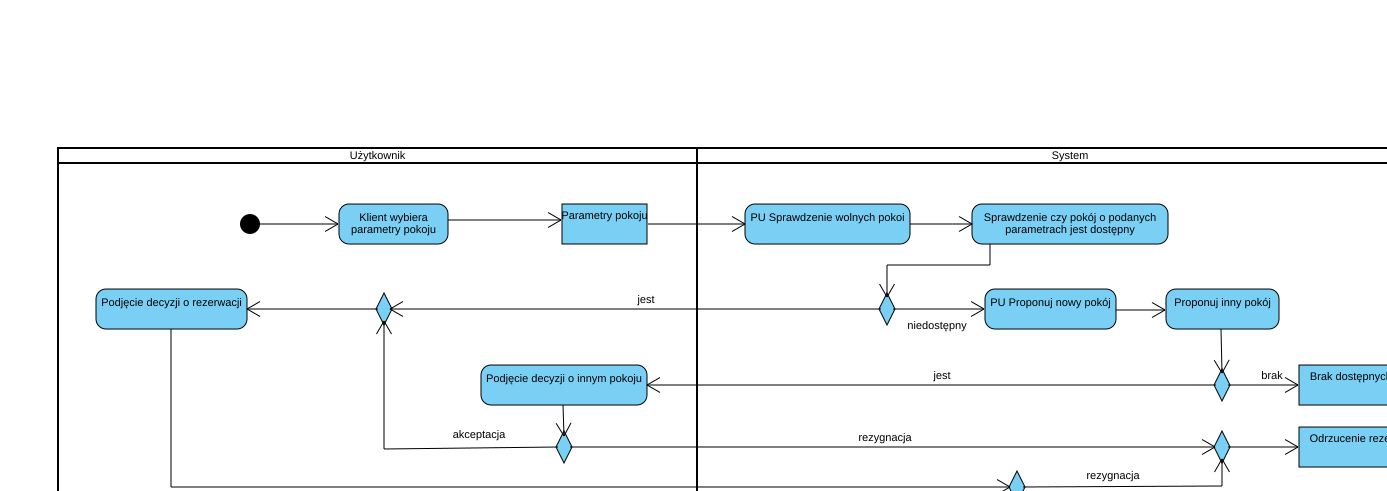

Write the Python code that produced this figure.
import math
import xml.etree.ElementTree as ET
import svgwrite

def parse_caption_pos(elem):
    for child in elem:
        if child.tag.endswith('Caption'):
            x = int(child.attrib.get('X'))
            y = int(child.attrib.get('Y'))
            height = int(elem.attrib.get('Height', 0))
            width = int(elem.attrib.get('Width', 0))
            return {'height':height, 'width':width, 'x': x, 'y': y}
    return {'x': 0, 'y': 0}

def wrap_text_by_approx_width(text, max_width, font_size):
    """
    Wrap text into lines that fit within the given max_width in pixels.
    This function uses an approximate method to calculate text width based on character count.

    text: The text to wrap.
    max_width: The maximum width of each line in pixels.
    font_size: Font size in points.
    """
    avg_char_width = font_size * 0.6
    max_chars_per_line = max_width // avg_char_width

    words = text.split()
    lines = []
    current_line = []
    current_length = 0

    for word in words:
        word_length = len(word) * avg_char_width

        while word_length > max_chars_per_line * avg_char_width:
            split_index = int(max_chars_per_line)
            current_line.append(word[:split_index])
            lines.append(" ".join(current_line))
            word = word[split_index:]
            word_length = len(word) * avg_char_width
            current_line = []
            current_length = 0

        if current_length + word_length + (avg_char_width if current_line else 0) <= max_width:
            current_line.append(word)
            current_length += word_length + (avg_char_width if current_line else 0)
        else:
            lines.append(" ".join(current_line))
            current_line = [word]
            current_length = word_length

    if current_line:
        lines.append(" ".join(current_line))

    return lines


def parse_xml_to_svg(xml_file, svg_file):
    try:
        tree = ET.parse(xml_file)
        root = tree.getroot()
        diagrams = root.find('Diagrams')
        dwg = svgwrite.Drawing(svg_file, profile='full')

        swimlane_style = {'stroke': 'black', 'fill': 'none', 'stroke-width': 2}
        activity_swimlane2_style = {'stroke': 'black', 'fill': 'none', 'stroke-width': 2}
        activity_style = {'stroke': 'black', 'fill': 'rgb(122, 207, 245)', 'stroke-width': 1, 'rx': 10, 'ry': 10}
        decision_node_style = {'stroke': 'black', 'fill': 'rgb(122, 207, 245)', 'stroke-width': 1}
        connector_style = {'stroke': 'black', 'stroke-width': 1}

        element_positions = {}

        swimlanes_count = 0
        # Find and place ActivitySwimlane2
        for swimlane in diagrams.findall(".//ActivitySwimlane2"):
            x = float(swimlane.get('X', '0'))
            y = float(swimlane.get('Y', '0'))
            width = float(swimlane.get('Width', '0'))
            height = float(swimlane.get('Height', '0'))

            element_positions[swimlanes_count] = {
                'type': 'rect',
                'x': x,
                'y': y,
                'width': width,
                'height': height
            }

            dwg.add(dwg.rect(insert=(x, y), size=(width, height), **swimlane_style))

            swimlanes_count += 1
        print(f"Total SwimLanes: {swimlanes_count}")

        partition_headers_count = 0
        # Find and place ActivityPartitionHeader
        for partition_header in diagrams.findall(".//ActivityPartitionHeader"):
            id = partition_header.get('Id')
            x = float(partition_header.get('X', '0'))
            y = float(partition_header.get('Y', '0'))
            width = float(partition_header.get('Width', '200'))
            height = float(partition_header.get('Height', '40'))
            name = partition_header.get('Name')
            text_len = width + 47
            wrapped_lines = wrap_text_by_approx_width(name, text_len, 11)

            element_positions[id] = {
                'type': 'rect',
                'x': x,
                'y': y,
                'width': width,
                'height': height
            }

            background_style = {
                'stroke': 'black',
                'fill': 'white',
                'stroke-width': 2
            }

            dwg.add(dwg.rect(insert=(x, y), size=(width, height), **background_style))

            for i, line in enumerate(wrapped_lines):
                text_y = y + 11 + i * 12
                dwg.add(dwg.text(line, insert=(x + width / 2, text_y), fill='black', text_anchor='middle',
                                 font_size=11, font_family='Arial', font_weight='normal'))

            partition_headers_count += 1
        print(f"Total ActivityPartitionHeaders: {partition_headers_count}")

        activity_swimlanes_count = 0
        for compartment in diagrams.findall(".//ActivitySwimlane2Compartment"):
            x = float(compartment.get('X', '0'))
            y = float(compartment.get('Y', '0'))
            width = float(compartment.get('Width', '0'))
            height = float(compartment.get('Height', '0'))
            name = compartment.get('Name')
            background_color = compartment.get('BackgroundColor', 'white')
            border_color = compartment.get('BorderColor', 'black')

            compartment_style = {
                'stroke': border_color,
                'fill': background_color,
                'stroke-width': 2
            }

            element_positions[activity_swimlanes_count] = {
                'type': 'rect',
                'x': x,
                'y': y,
                'width': width,
                'height': height
            }

            dwg.add(dwg.rect(insert=(x, y), size=(width, height), **compartment_style))

            if name:
                wrapped_lines = wrap_text_by_approx_width(name, width, 11)
                for i, line in enumerate(wrapped_lines):
                    text_y = y + 15 + i * 12
                    dwg.add(dwg.text(line, insert=(x + 5, text_y), fill='black', font_size=11, font_family='Arial',
                                     font_weight='normal'))

            activity_swimlanes_count += 1

        print(f"Total SwimLanesCompartment: {activity_swimlanes_count}")

        initial_nodes_count = 0
        # Find and place InitialNode
        for initial_node in diagrams.findall(".//InitialNode"):
            id = initial_node.get('Id')
            background = initial_node.get('Foreground')
            width = float(initial_node.get('Width', '0'))
            x = float(initial_node.get('X', '0'))
            y = float(initial_node.get('Y', '0'))

            radiuss = width / 4

            element_positions[id] = {
                'type': 'circle',
                'center': (x, y),
                'radius': radiuss
            }

            initial_node_style = {
                'fill': background,
            }

            dwg.add(dwg.circle(center=(x + 2 * radiuss, y + radiuss), r=radiuss, **initial_node_style))
            initial_nodes_count += 1
        print(f"Total InitialNodes: {initial_nodes_count}")

        activities_count = 0
        # Find and place Activities
        for activity in diagrams.findall(".//Activity"):
            id = activity.get('Id')
            x = float(activity.get('X', '0'))
            y = float(activity.get('Y', '0'))
            width = float(activity.get('Width', '200'))
            name = activity.get('Name')
            text_len = width + 47
            wrapped_lines = wrap_text_by_approx_width(name, text_len, 11)

            rect_height = 20 + (len(wrapped_lines) - 1) * 12
            element_positions[id] = {
                'type': 'rect',
                'x': x,
                'y': y,
                'width': width,
                'height': rect_height
            }

            dwg.add(dwg.rect(insert=(x, y), size=(width, rect_height), **activity_style))

            for i, line in enumerate(wrapped_lines):
                text_y = y + 15 + i * 12
                dwg.add(dwg.text(line, insert=(x + width / 2, text_y), fill='black', text_anchor='middle',
                                 font_size=11, font_family='Arial', font_weight='bold'))

            activities_count += 1
        print(f"Total Activities: {activities_count}")

        actions_count = 0
        # Find and place ActivityAction
        for action in diagrams.findall(".//ActivityAction"):
            id = action.get('Id')
            x = float(action.get('X', '0'))
            y = float(action.get('Y', '0'))
            width = float(action.get('Width', '200'))
            height = float(action.get('Height', '40'))
            name = action.get('Name')
            background = action.get('Background', 'rgb(255, 255, 255)')
            text_len = width + 47
            wrapped_lines = wrap_text_by_approx_width(name, text_len, 11)
            rect_height = height

            element_positions[id] = {
                'type': 'rect',
                'x': x,
                'y': y,
                'width': width,
                'height': rect_height
            }

            background_style = {
                'stroke': 'black',
                'fill': background,
                'stroke-width': 1,
                'rx': 10,
                'ry': 10
            }

            dwg.add(dwg.rect(insert=(x, y), size=(width, rect_height), **background_style))

            for i, line in enumerate(wrapped_lines):
                text_y = y + height / 2 - 3 + i * 12
                dwg.add(dwg.text(line, insert=(x + width / 2, text_y), fill='black', text_anchor='middle',
                                 font_size=11, font_family='Arial', font_weight='normal'))

            actions_count += 1
        print(f"Total ActivityActions: {actions_count}")

        final_nodes_count = 0
        # Find and place FinalNode
        for final_node in diagrams.findall(".//ActivityFinalNode"):
            id = final_node.get('Id')
            background = final_node.get('Foreground')
            width = float(final_node.get('Width', '0'))
            x = float(final_node.get('X', '0'))
            y = float(final_node.get('Y', '0'))

            radiuss = width / 2
            element_positions[id] = {
                'type': 'circle',
                'center': (x, y),
                'radius': radiuss
            }

            final_node_style = {
                'fill': background
            }

            dwg.add(dwg.circle(center=(x + radiuss, y + radiuss), r=radiuss, **final_node_style))
            final_nodes_count += 1
        print(f"Total ActivityFinalNodes: {final_nodes_count}")

        accept_event_actions_count = 0
        # Find and place AcceptEventAction
        for accept_event in diagrams.findall(".//AcceptEventAction"):
            id = accept_event.get('Id')
            x = float(accept_event.get('X', '0'))
            y = float(accept_event.get('Y', '0'))
            rect_height = float(accept_event.get('Height', '0'))
            width = float(accept_event.get('Width', '200'))
            name = accept_event.get('Name')
            background = accept_event.get('Background', 'rgb(255, 255, 255)')
            text_len = width + 47
            wrapped_lines = wrap_text_by_approx_width(name, text_len, 11)

            element_positions[id] = {
                'type': 'rect',
                'x': x,
                'y': y,
                'width': width,
                'height': rect_height
            }

            arrow_size = width / 10
            arrow_points = [
                (x, y),
                (x + width, y),
                (x + width, y + rect_height),
                (x, y + rect_height),
                (x - arrow_size, y + rect_height),
                (x, y + rect_height / 2),
                (x - arrow_size, y)
            ]

            dwg.add(dwg.polygon(points=arrow_points, fill=background, stroke='black', stroke_width=1))

            for i, line in enumerate(wrapped_lines):
                text_y = y + 15 + i * 12
                dwg.add(dwg.text(line, insert=(x + width / 2, text_y), fill='black', text_anchor='middle',
                                 font_size=11, font_family='Arial', font_weight='normal'))

            accept_event_actions_count += 1
        print(f"Total AcceptEventActions: {accept_event_actions_count}")

        send_signal_actions_count = 0
        # Find and place SendSignalAction
        for send_signal in diagrams.findall(".//SendSignalAction"):
            id = send_signal.get('Id')
            x = float(send_signal.get('X', '0'))
            y = float(send_signal.get('Y', '0'))
            rect_height = float(send_signal.get('Height', '0'))
            width = float(send_signal.get('Width', '200'))
            name = send_signal.get('Name')
            background = send_signal.get('Background', 'rgb(255, 255, 255)')
            text_len = width + 47
            wrapped_lines = wrap_text_by_approx_width(name, text_len, 11)

            element_positions[id] = {
                'type': 'rect',
                'x': x,
                'y': y,
                'width': width,
                'height': rect_height
            }
            arrow_size = rect_height

            arrow_points = [
                (x + width, y),
                (x, y),
                (x, y + rect_height),
                (x + width, y + rect_height),
                (x + width + arrow_size / 4, y + rect_height / 2)
            ]
            dwg.add(dwg.polygon(points=arrow_points, fill=background, stroke='black', stroke_width=1))

            for i, line in enumerate(wrapped_lines):
                text_y = y + 15 + i * 12
                dwg.add(dwg.text(line, insert=(x + width / 2, text_y), fill='black', text_anchor='middle',
                                 font_size=11, font_family='Arial', font_weight='normal'))


            send_signal_actions_count += 1

        print(f"Total SendSignalActions: {send_signal_actions_count}")

        decision_nodes_count = 0
        # Find and place DecisionNode
        for decision_node in diagrams.findall(".//DecisionNode"):
            id = decision_node.get('Id')
            x = float(decision_node.get('X', '0')) + 2
            y = float(decision_node.get('Y', '0')) + 4
            width = float(decision_node.get('Width', '20')) - 4
            height = float(decision_node.get('Height', '40')) - 8

            half_width = width / 2
            half_height = height / 2
            points = [
                (x + half_width, y),
                (x + width, y + half_height),
                (x + half_width, y + height),
                (x, y + half_height)
            ]

            element_positions[id] = {
                'type': 'diamond',
                'center': (x, y),
                'width': width,
                'height': height,
                'points': points
            }
            dwg.add(dwg.polygon(points=points, **decision_node_style))

            decision_nodes_count += 1
        print(f"Total DecisionNodes: {decision_nodes_count}")

        object_nodes_count = 0
        # Find and place ObjectNode
        for object_node in diagrams.findall(".//ObjectNode"):
            id = object_node.get('Id')
            x = float(object_node.get('X', '0'))
            y = float(object_node.get('Y', '0'))
            width = float(object_node.get('Width', '85'))
            rect_height = float(object_node.get('Height', '40'))
            background = object_node.get('Background', 'rgb(122, 207, 245)')
            name = object_node.get('Name')
            text_len = width + 47
            wrapped_lines = wrap_text_by_approx_width(name, text_len, 11)

            element_positions[id] = {
                'type': 'rect',
                'x': x,
                'y': y,
                'width': width,
                'height': rect_height
            }

            background_style = {
                'stroke': 'black',
                'fill': background,
                'stroke-width': 1
            }

            dwg.add(dwg.rect(insert=(x, y), size=(width, rect_height), **background_style))

            for i, line in enumerate(wrapped_lines):
                text_y = y + 15 + i * 12
                dwg.add(dwg.text(line, insert=(x + width / 2, text_y), fill='black', text_anchor='middle',
                                 font_size=11, font_family='Arial', font_weight='normal'))

            object_nodes_count += 1
        print(f"Total ObjectNodes: {object_nodes_count}")

        control_flows_count = 0
        # Find and draw ControlFlows
        for control_flow in diagrams.findall(".//ControlFlow"):
            from_id = control_flow.get('From')
            to_id = control_flow.get('To')
            caption = control_flow.find('.//Caption')
            if caption is not None:
                x_caption = float(caption.get('X', '0')) + 30
                y_caption = float(caption.get('Y', '0')) + 10
                name = control_flow.get('Name')
                if name is not None:
                    dwg.add(dwg.text(name, insert=(x_caption, y_caption), fill='black', text_anchor='middle',
                                     font_size=11, font_family='Arial', font_weight='normal'))

            if from_id in element_positions and to_id in element_positions:

                points = control_flow.findall(".//Points/Point")
                points_list = [(float(point.get('X')), float(point.get('Y'))) for point in points]

                if len(points_list) >= 2:
                    for point in range(len(points_list)):
                        if point < len(points_list) - 1:
                            dwg.add(dwg.line(start=(points_list[point]), end=(points_list[point + 1]) , **connector_style))

                # Adding arrow heads
                if len(points_list) >= 2:
                    from_edge = points_list[-2]
                    to_edge = points_list[-1]
                    arrow_size = 15
                    angle = math.atan2(to_edge[1] - from_edge[1], to_edge[0] - from_edge[0])
                    arrow_points = [
                        (to_edge[0] - arrow_size * math.cos(angle - math.pi / 6),
                         to_edge[1] - arrow_size * math.sin(angle - math.pi / 6)),
                        (to_edge[0] - arrow_size * math.cos(angle + math.pi / 6),
                         to_edge[1] - arrow_size * math.sin(angle + math.pi / 6)),
                        to_edge
                    ]
                    dwg.add(dwg.line(start=(arrow_points[0]), end=(arrow_points[2]),  **connector_style))
                    dwg.add(dwg.line(start=(arrow_points[1]), end=(arrow_points[2]),  **connector_style))

                control_flows_count += 1

        print(f"Total ControlFlows: {control_flows_count}")

        activity_object_flow_count = 0
        for activity_object_flow in diagrams.findall(".//ActivityObjectFlow"):
            from_id = activity_object_flow.get('From')
            to_id = activity_object_flow.get('To')
            caption = activity_object_flow.find('.//Caption')
            if caption is not None:
                x_caption = float(caption.get('X', '0')) + 30
                y_caption = float(caption.get('Y', '0')) + 10
                name = activity_object_flow.get('Name')
                if name is not None:
                    dwg.add(dwg.text(name, insert=(x_caption, y_caption), fill='black', text_anchor='middle',
                                     font_size=11, font_family='Arial', font_weight='normal'))

            if from_id in element_positions and to_id in element_positions:
                from_element = element_positions[from_id]
                to_element = element_positions[to_id]

                # Check if there are points defined in XML
                points = activity_object_flow.findall(".//Points/Point")
                points_list = [(float(point.get('X')), float(point.get('Y'))) for point in points]

                if len(points_list) >= 2:
                    # Draw the line using the extracted points
                    for point_idx in range(len(points_list) - 1):
                        start_point = points_list[point_idx]
                        end_point = points_list[point_idx + 1]
                        dwg.add(dwg.line(start=start_point, end=end_point, **connector_style))

                if len(points_list) >= 2:
                    from_edge = points_list[-2]
                    to_edge = points_list[-1]
                    arrow_size = 15
                    angle = math.atan2(to_edge[1] - from_edge[1], to_edge[0] - from_edge[0])
                    arrow_points = [
                        (to_edge[0] - arrow_size * math.cos(angle - math.pi / 6),
                         to_edge[1] - arrow_size * math.sin(angle - math.pi / 6)),
                        (to_edge[0] - arrow_size * math.cos(angle + math.pi / 6),
                         to_edge[1] - arrow_size * math.sin(angle + math.pi / 6)),
                        to_edge
                    ]
                    dwg.add(dwg.line(start=(arrow_points[0]), end=(arrow_points[2]), **connector_style))
                    dwg.add(dwg.line(start=(arrow_points[1]), end=(arrow_points[2]), **connector_style))

                activity_object_flow_count += 1
        print(f"Total ControlFlows: {activity_object_flow_count}")

        dwg.save()

    except Exception as e:
        print(f"Error processing XML and generating SVG: {e}")


def calculate_edge(from_element, to_element):
    """Calculate the point on the edge of the from_element closest to the to_element."""
    if from_element['type'] == 'rect':
        from_center = (from_element['x'] + from_element['width'] / 2, from_element['y'])
    elif from_element['type'] == 'circle':
        from_center = from_element['center']
    elif from_element['type'] == 'diamond':
        from_center = from_element['center']

    if to_element['type'] == 'rect':
        to_center = (to_element['x'] + to_element['width'] / 2, to_element['y'])
    elif to_element['type'] == 'circle':
        to_center = to_element['center']
    elif to_element['type'] == 'diamond':
        to_center = to_element['center']

    dx = to_center[0] - from_center[0]
    dy = to_center[1] - from_center[1]

    if from_element['type'] == 'rect':
        half_width = from_element['width'] / 2
        half_height = from_element['height'] / 2

        if abs(dx) > abs(dy):
            if dx > 0:
                return (from_center[0] + half_width, from_center[1])
            else:
                return (from_center[0] - half_width, from_center[1])
        else:
            if dy > 0:
                return (from_center[0], from_center[1] + half_height)
            else:
                return (from_center[0], from_center[1] - half_height)
    elif from_element['type'] == 'circle':
        radius = from_element['radius']
        angle = math.atan2(dy, dx)
        return (from_center[0] + radius * math.cos(angle), from_center[1] + radius * math.sin(angle))
    elif from_element['type'] == 'diamond':
        half_width = from_element['width'] / 2
        half_height = from_element['height'] / 2

        if abs(dx) > abs(dy):
            if dx > 0:
                return (from_center[0] + half_width, from_center[1])
            else:
                return (from_center[0] - half_width, from_center[1])
        else:
            if dy > 0:
                return (from_center[0], from_center[1] + half_height)
            else:
                return (from_center[0], from_center[1] - half_height)


if __name__ == "__main__":
    xml_input_file = 'sumxmls/simple_activity2_hard.xml'
    svg_output_file = 'activity_diagram.svg'

    parse_xml_to_svg(xml_input_file, svg_output_file)

